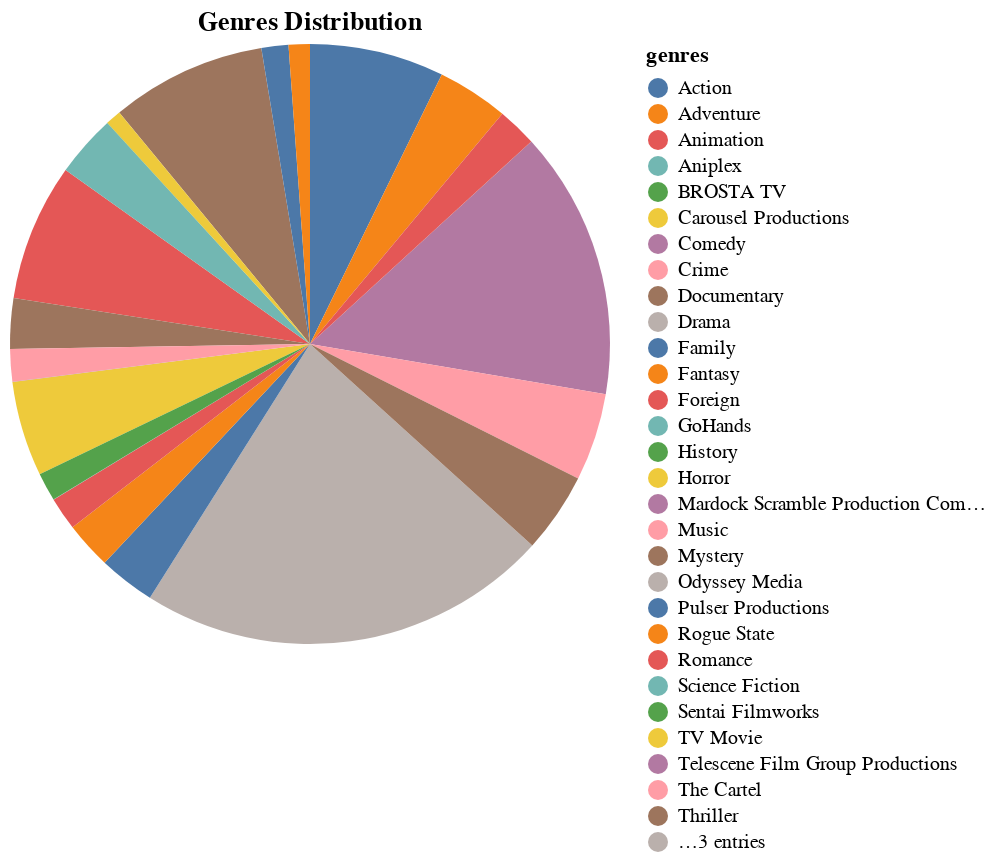

Notebook source saved alongside this figure:
### Code cell
# plot the genres distribution
alt.Chart(genres).mark_arc().encode(
    theta=alt.Theta(field='percentage', type='quantitative', stack=True),
    color=alt.Color(field='genres', type='nominal'),
    tooltip=[alt.Tooltip('genres', title='Genre'), alt.Tooltip('percentage', format='.2f', title='Percentage')]
).properties(
    title='Genres Distribution'
).interactive()

### Figure 1 — Vega-Lite specification as saved in the notebook (floating-point values rounded to 4 significant figures)
{"config": {"view": {"continuousWidth": 300, "continuousHeight": 300}}, "data": {"name": "data-7a5acd705897b16d5b322c2d9ff4d5c4"}, "mark": {"type": "arc"}, "encoding": {"color": {"field": "genres", "type": "nominal"}, "theta": {"field": "percentage", "stack": true, "type": "quantitative"}, "tooltip": [{"field": "genres", "title": "Genre", "type": "nominal"}, {"field": "percentage", "format": ".2f", "title": "Percentage", "type": "quantitative"}]}, "params": [{"name": "param_12", "select": {"type": "interval", "encodings": ["x", "y"]}, "bind": "scales"}], "title": "Genres Distribution", "$schema": "https://vega.github.io/schema/vega-lite/v5.17.0.json", "datasets": {"data-7a5acd705897b16d5b322c2d9ff4d5c4": [{"genres": "Drama", "count": 20265, "percentage": 22.24}, {"genres": "Comedy", "count": 13182, "percentage": 14.47}, {"genres": "Thriller", "count": 7624, "percentage": 8.368}, {"genres": "Romance", "count": 6735, "percentage": 7.392}, {"genres": "Action", "count": 6596, "percentage": 7.24}, {"genres": "Horror", "count": 4673, "percentage": 5.129}, {"genres": "Crime", "count": 4307, "percentage": 4.727}, {"genres": "Documentary", "count": 3932, "percentage": 4.316}, {"genres": "Adventure", "count": 3496, "percentage": 3.837}, {"genres": "Science Fiction", "count": 3049, "percentage": 3.347}, {"genres": "Family", "count": 2770, "percentage": 3.04}, {"genres": "Mystery", "count": 2467, "percentage": 2.708}, {"genres": "Fantasy", "count": 2313, "percentage": 2.539}, {"genres": "Animation", "count": 1935, "percentage": 2.124}, {"genres": "Foreign", "count": 1622, "percentage": 1.78}, {"genres": "Music", "count": 1598, "percentage": 1.754}, {"genres": "History", "count": 1398, "percentage": 1.534}, {"genres": "War", "count": 1323, "percentage": 1.452}, {"genres": "Western", "count": 1042, "percentage": 1.144}, {"genres": "TV Movie", "count": 767, "percentage": 0.8419}, {"genres": "Odyssey Media", "count": 1, "percentage": 0.001098}, {"genres": "Pulser Productions", "count": 1, "percentage": 0.001098}, {"genres": "Rogue State", "count": 1, "percentage": 0.001098}, {"genres": "GoHands", "count": 1, "percentage": 0.001098}, {"genres": "Carousel Productions", "count": 1, "percentage": 0.001098}, {"genres": "Sentai Filmworks", "count": 1, "percentage": 0.001098}, {"genres": "Telescene Film Group Productions", "count": 1, "percentage": 0.001098}, {"genres": "The Cartel", "count": 1, "percentage": 0.001098}, {"genres": "BROSTA TV", "count": 1, "percentage": 0.001098}, {"genres": "Vision View Entertainment", "count": 1, "percentage": 0.001098}, {"genres": "Aniplex", "count": 1, "percentage": 0.001098}, {"genres": "Mardock Scramble Production Committee", "count": 1, "percentage": 0.001098}]}}
